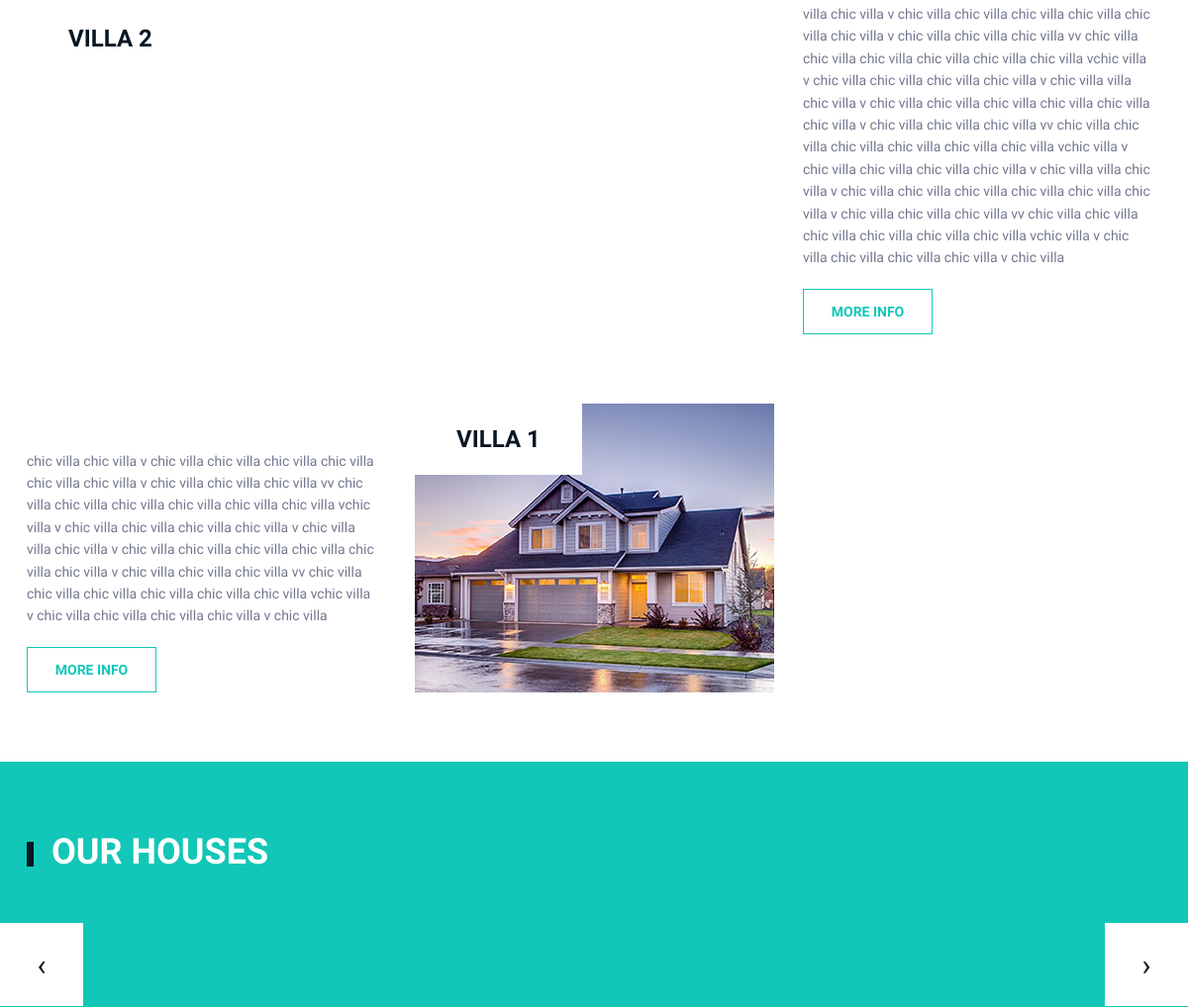
Before: / (middle part) with the older database file.
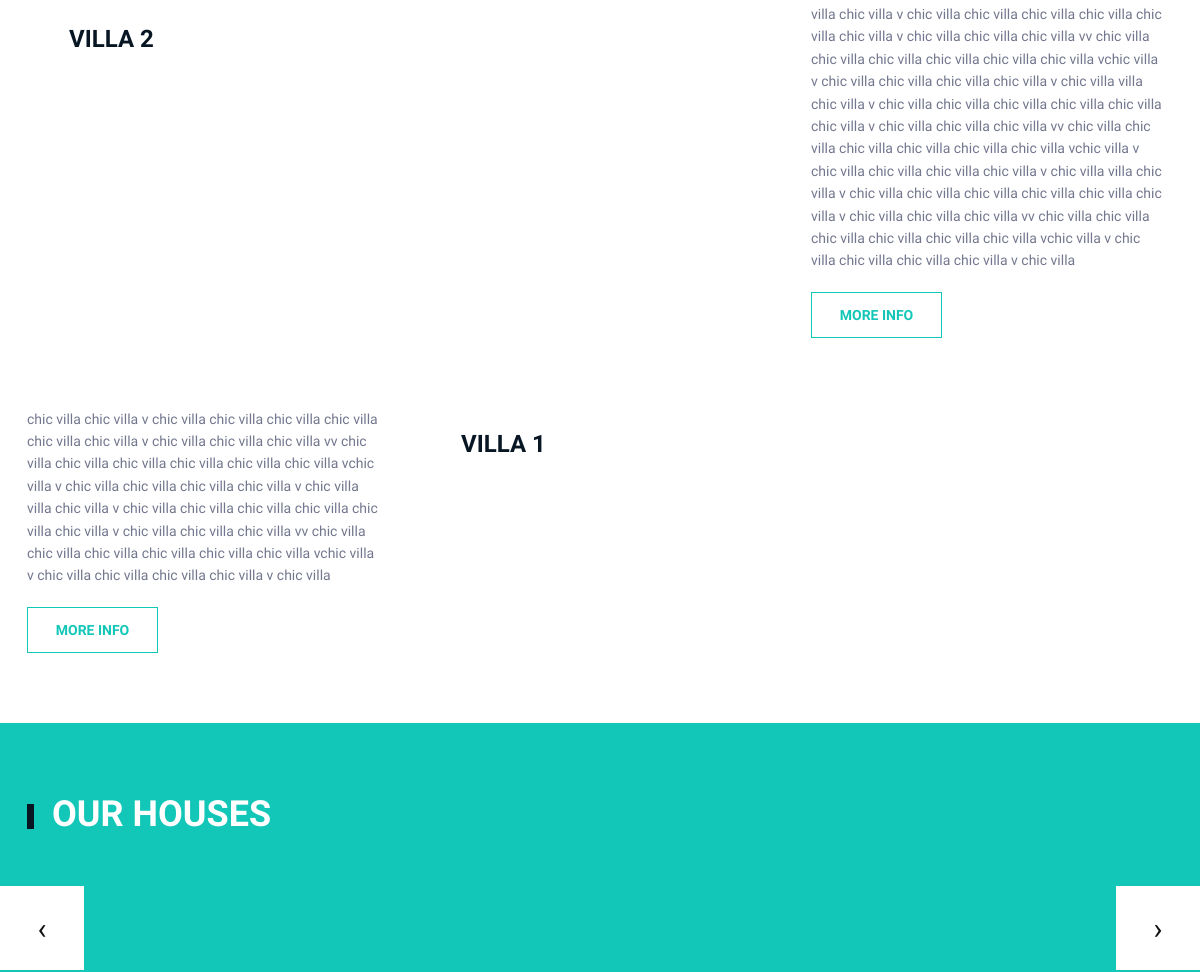
After: the same page with the newer database file.
### house/models.py (models this page shows, shortened)
class Timemodels(models.Model):
    date_add =  models.DateTimeField(auto_now_add=True)
    date_update =  models.DateTimeField(auto_now=True)
    status =  models.BooleanField(default=True)
    class Meta:
        abstract=True

class Maison(Timemodels):
    nom =  models.CharField(max_length=255)
    description = models.TextField()
    image_principale = models.ImageField(upload_to ='image')
    vues = models.ForeignKey(Vues, related_name="vues", verbose_name="photo vue", on_delete=models.CASCADE, blank=True)
    interiors = models.ForeignKey(Interior, related_name="interieur", verbose_name="photo interieur", on_delete=models.CASCADE , blank=True)
    piscines = models.ForeignKey(Piscine, related_name="piscine" ,verbose_name="photo piscine", on_delete=models.CASCADE, blank=True)
    price = models.FloatField()
    lieu=  models.CharField(max_length=255)
    comming =  models.BooleanField(default=False)
    solde =  models.BooleanField(default=False)
    short = models.CharField(max_length=100, verbose_name="courte description",blank=True)
    size = models.PositiveIntegerField()
    Beds = models.PositiveIntegerField()
    Baths = models.PositiveIntegerField()
    Garage = models.PositiveIntegerField()
    taxe_include = models.BooleanField(default=True)
    oreviews =  HTMLField('oreviviews',)
    specification = models.ManyToManyField(Specification)
    class Meta:
        verbose_name = 'maison'
        verbose_name_plural = 'nos maisons'

### house/views.py (the view)
# urls.py: 2. Add a URL to urlpatterns:  path('', views.home, name='home')
def home(request):
    back = Maison.objects.filter(status=True).order_by('-date_add')
    design = Interior.objects.filter(status=True).order_by('-date_add')
    localisation = Video.objects.filter(status=True).order_by('-date_add')
    taille = len(back)
    if taille < 3:
        back = Maison.objects.all().order_by('-date_add')
    else:
        back = Maison.objects.filter(status=True).order_by('-date_add')
    contact = Info.objects.filter(status=True).order_by('-date_add')
    lien = Link.objects.filter(status=True).order_by('-date_add')
    feat = Features.objects.filter(status=True).order_by('-date_add')
    text = Home.objects.filter(status=True).order_by('-date_add')
    templates_name = 'pages/index.html'
    data = {
        'info':contact,
        'feat':feat,
         'text':text,
        'loca':localisation,
         'lien':lien,
        'back': back,
        'design':design,
    }
    return render(request,templates_name,data)

### templates/pages/index.html (shortened to what this page needs)
{% extends "bases/base_home.html" %}
{% block nan %}
	<section class="intro-section">
		<div class="container">
			<div class="row">
					{% for caro in back %}
					{% if forloop.counter == 4 %}
				<div class="col-lg-8">
					<div class="intro-img-box">
						<h4>{{caro.nom|upper}}</h4>
					</div>
				</div>
				<div class="col-lg-4 align-items-end d-flex">
					<div class="intro-text-box">
						<p>{{caro.description}}</p>
						<a href="{% url 'property' caro.id %}" class="site-btn">MORE INFO</a>
					</div>
				</div>
				{% endif %}
				{% endfor %}
				{% for caro in back %}
					{% if forloop.counter == 5 %}
				<div class="col-lg-4 align-items-end d-flex order-2 order-lg-1">
					<div class="intro-text-box">
							<p>{{caro.description}}</p>
						<a href="{% url 'property' caro.id %}" class="site-btn">MORE INFO</a>
					</div>
				</div>
				<div class="col-lg-8 order-1 order-lg-2">
					<div class="intro-img-box">
							<h4>{{caro.nom|upper}}</h4>
						<img src="{{caro.image_principale.url}}" alt="">
					</div>
					{% endif %}
				{% endfor %}
				</div>
			</div>
		</div>
	</section>
	<section class="design-section">
		<div class="container">
			<div class="section-title st-light">
				<h2>our houses</h2>
			</div>
		</div>
		<div class="design-slider owl-carousel" id="owl-carousel">
		</div>
		<div class="container">
			<div class="row">
					{% for ie in text %}
					{% if forloop.counter == 1 %}
				<div class="col-lg-6">
					<div class="design-text text-white">
					</div>
				</div>
				<div class="col-lg-6">
					<div class="design-text text-white">
					</div>
				</div>
				{% endif %}
				{% endfor %}
			</div>
		</div>
	</section>
    {% endblock nan %}

Changed rows visible on the page:
changed Maison "VILLA 1": image_principale: picture removed
